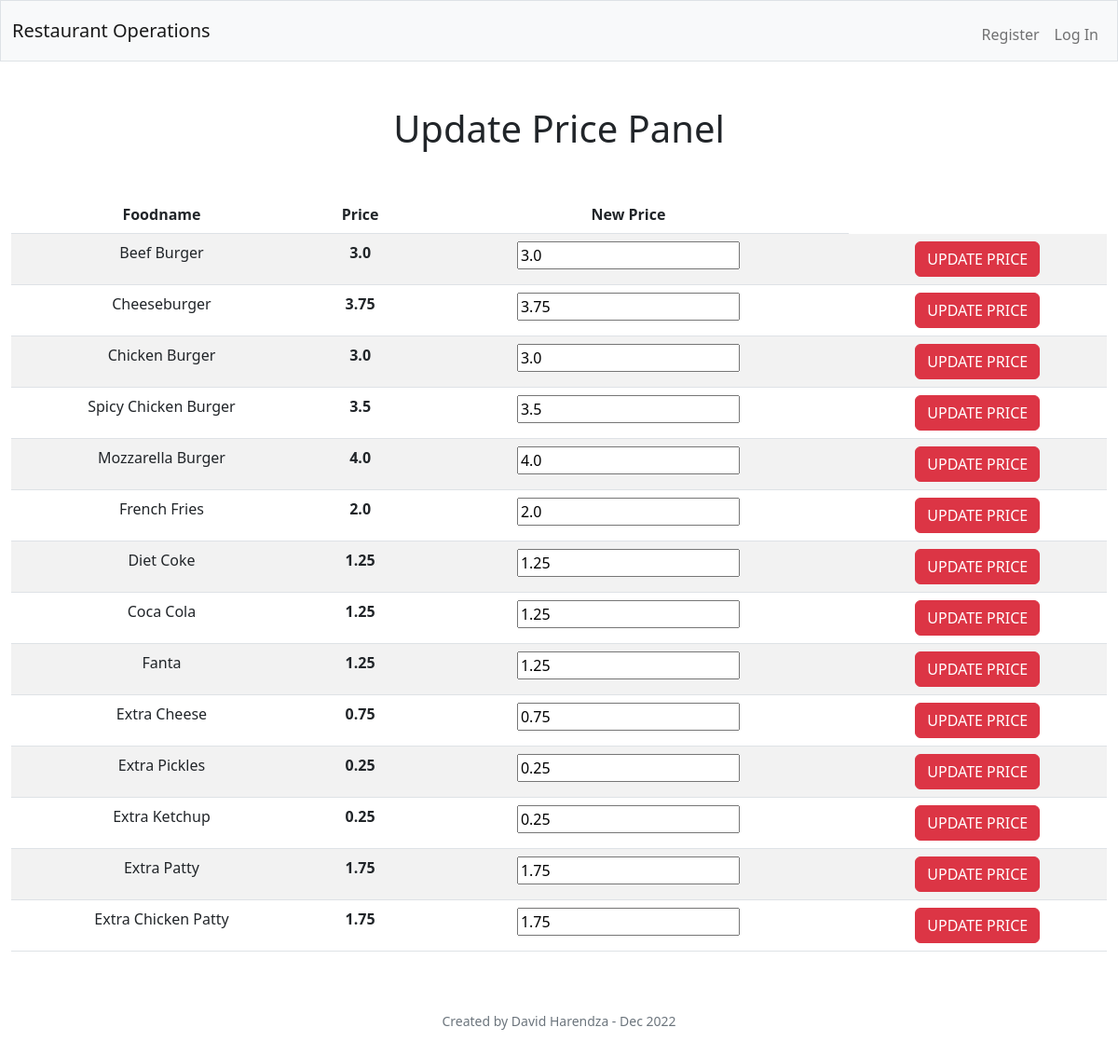
/update, run on the app's committed database.
### app.py (models this page shows, shortened)
class Food(db.Model):
    id = db.Column(db.Integer, primary_key=True)
    foodname = db.Column(db.String, unique=True, nullable=False)
    price = db.Column(db.Float, nullable=False)

### app.py (the view)
@app.route("/update", methods=["GET", "POST"])
def update():
    if request.method == "POST":
        user = Users.query.filter(Users.id == session["user_id"]).first()
        if user.username != "admin":
            flash(f"{user}", "info")
            return apology("You need to be logged in as admin")
        item_id = request.form.get("id")
        new_price = float(request.form.get("newprice"))
        updated_item = Food.query.get(item_id)
        if updated_item.price == new_price:
            flash("New price is the same with current price!","warning")
            return redirect("/update")
        updated_item.price = new_price
        db.session.commit()
        flash(f"{updated_item.foodname} price updated to {new_price}","success")
        return redirect("/update")
    else:
        display_data = Food.query.all()
        return render_template("update.html", display_data = display_data)

### app.py (called while the page is built)
@app.after_request
def after_request(response):
    response.headers["Cache-Control"] = "no-cache, no-store, must-revalidate"
    response.headers["Expires"] = 0
    response.headers["Pragma"] = "no-cache"
    return response

### templates/update.html (shortened to what this page needs)
{% extends "layout.html" %}
{% block main %}
    <h1 class="mb-5">Update Price Panel</h1>
    <table class="table table-striped">
        <thead>
        <tr>
            <th scope="col">Foodname</th>
            <th scope="col">Price</th>
            <th scope="col">New Price</th>
        </tr>
        </thead>
        <tbody>
        {% for data in display_data %}
        <tr>
            <td scope="row">{{ data.foodname }}</td>
            <td class="font-bold">{{ data.price }}</td>
            <td>
                <form id="newprice" action="/update" method="POST">
                    <input type="number" name="newprice" step="0.25" value="{{data.price}}">
                </form>
            </td>
            <td><button type="submit" form="newprice" class="btn btn-danger">UPDATE PRICE</button></td>
        </tr>
        {% endfor %}
        </tbody>
    </table>
{% endblock %}

### templates/layout.html (shortened to what this page needs)
<!DOCTYPE html>
<html lang="en">
<head>
    <link rel="stylesheet" href="/static/styles.css">
    <link href="https://cdn.jsdelivr.net/npm/bootstrap@5.2.3/dist/css/bootstrap.min.css" rel="stylesheet">
</head>
<body>
    <nav class="bg-light border navbar navbar-expand-md navbar-light">
        <div class="container-fluid">
            <a class="navbar-brand" href="/">Restaurant Operations</a>
            <div class="collapse navbar-collapse" id="navbar">
                {% if session["user_id"] %}
                    <ul class="navbar-nav me-auto mt-2">
                        <li class="nav-item"><a class="nav-link" href="/cashier">Cashier</a></li>
                        <li class="nav-item"><a class="nav-link" href="/kitchen">Kitchen</a></li>
                        <li class="nav-item"><a class="nav-link" href="/monitor">Monitor</a></li>
                        <li class="nav-item"><a class="nav-link" href="/history">History</a></li>
                    </ul>
                    <ul class="navbar-nav ms-auto mt-2">
                        <li class="nav-item"><a class="nav-link" href="/logout">Log Out</a></li>
                    </ul>
                {% else %}
                    <ul class="navbar-nav ms-auto mt-2">
                        <li class="nav-item"><a class="nav-link" href="/register">Register</a></li>
                        <li class="nav-item"><a class="nav-link" href="/login">Log In</a></li>
                    </ul>
                {% endif %}
            </div>
        </div>
    </nav>
    <main class="container-fluid py-5 text-center">
        {% block main %}
        {% endblock%}
    </main>
    <footer class="mb-5 small text-center text-muted">
        <p>Created by David Harendza - Dec 2022</p>
    </footer>
</body>
</html>

### static/styles.css (style rules this page uses)
body { width: 100%; margin: 0 auto; }
h1 { text-align: center; }
table { margin:0 auto; }
.font-bold { font-weight: bold; }

### data on the page
Food: foodname "Beef Burger", price "3.0", newprice "3.0"
Food: foodname "Cheeseburger", price "3.75", newprice "3.75"
Food: foodname "Chicken Burger", price "3.0", newprice "3.0"
Food: foodname "Spicy Chicken Burger", price "3.5", newprice "3.5"
Food: foodname "Mozzarella Burger", price "4.0", newprice "4.0"
Food: foodname "French Fries", price "2.0", newprice "2.0"
Food: foodname "Diet Coke", price "1.25", newprice "1.25"
Food: foodname "Coca Cola", price "1.25", newprice "1.25"
Food: foodname "Fanta", price "1.25", newprice "1.25"
Food: foodname "Extra Cheese", price "0.75", newprice "0.75"
Food: foodname "Extra Pickles", price "0.25", newprice "0.25"
Food: foodname "Extra Ketchup", price "0.25", newprice "0.25"
Food: foodname "Extra Patty", price "1.75", newprice "1.75"
Food: foodname "Extra Chicken Patty", price "1.75", newprice "1.75"
